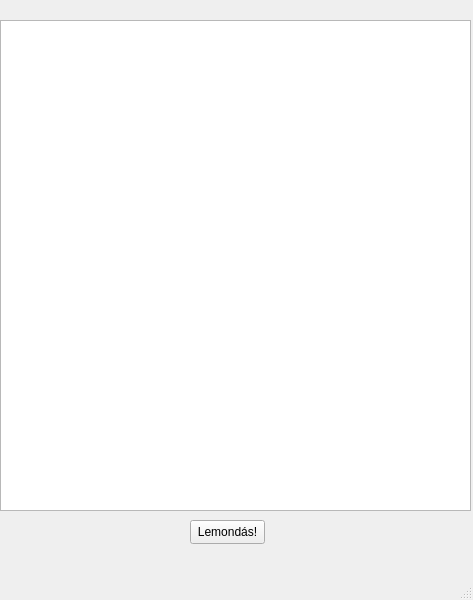
<?xml version="1.0" encoding="UTF-8"?>
<ui version="4.0">
 <class>ReservCancel</class>
 <widget class="QMainWindow" name="ReservCancel">
  <property name="geometry">
   <rect>
    <x>0</x>
    <y>0</y>
    <width>473</width>
    <height>600</height>
   </rect>
  </property>
  <property name="windowTitle">
   <string>Foglalás lemondás</string>
  </property>
  <widget class="QWidget" name="centralwidget">
   <widget class="QListWidget" name="listWidget">
    <property name="geometry">
     <rect>
      <x>0</x>
      <y>20</y>
      <width>471</width>
      <height>491</height>
     </rect>
    </property>
   </widget>
   <widget class="QPushButton" name="btnReservCancel">
    <property name="geometry">
     <rect>
      <x>190</x>
      <y>520</y>
      <width>75</width>
      <height>24</height>
     </rect>
    </property>
    <property name="text">
     <string>Lemondás!</string>
    </property>
   </widget>
  </widget>
  <widget class="QMenuBar" name="menubar">
   <property name="geometry">
    <rect>
     <x>0</x>
     <y>0</y>
     <width>473</width>
     <height>22</height>
    </rect>
   </property>
  </widget>
  <widget class="QStatusBar" name="statusbar"/>
 </widget>
 <resources/>
 <connections>
  <connection>
   <sender>btnReservCancel</sender>
   <signal>clicked()</signal>
   <receiver>ReservCancel</receiver>
   <slot>slotCancelReserv()</slot>
   <hints>
    <hint type="sourcelabel">
     <x>233</x>
     <y>548</y>
    </hint>
    <hint type="destinationlabel">
     <x>364</x>
     <y>548</y>
    </hint>
   </hints>
  </connection>
 </connections>
 <slots>
  <slot>cancelReserv()</slot>
  <slot>slotCancelReserv()</slot>
 </slots>
</ui>
